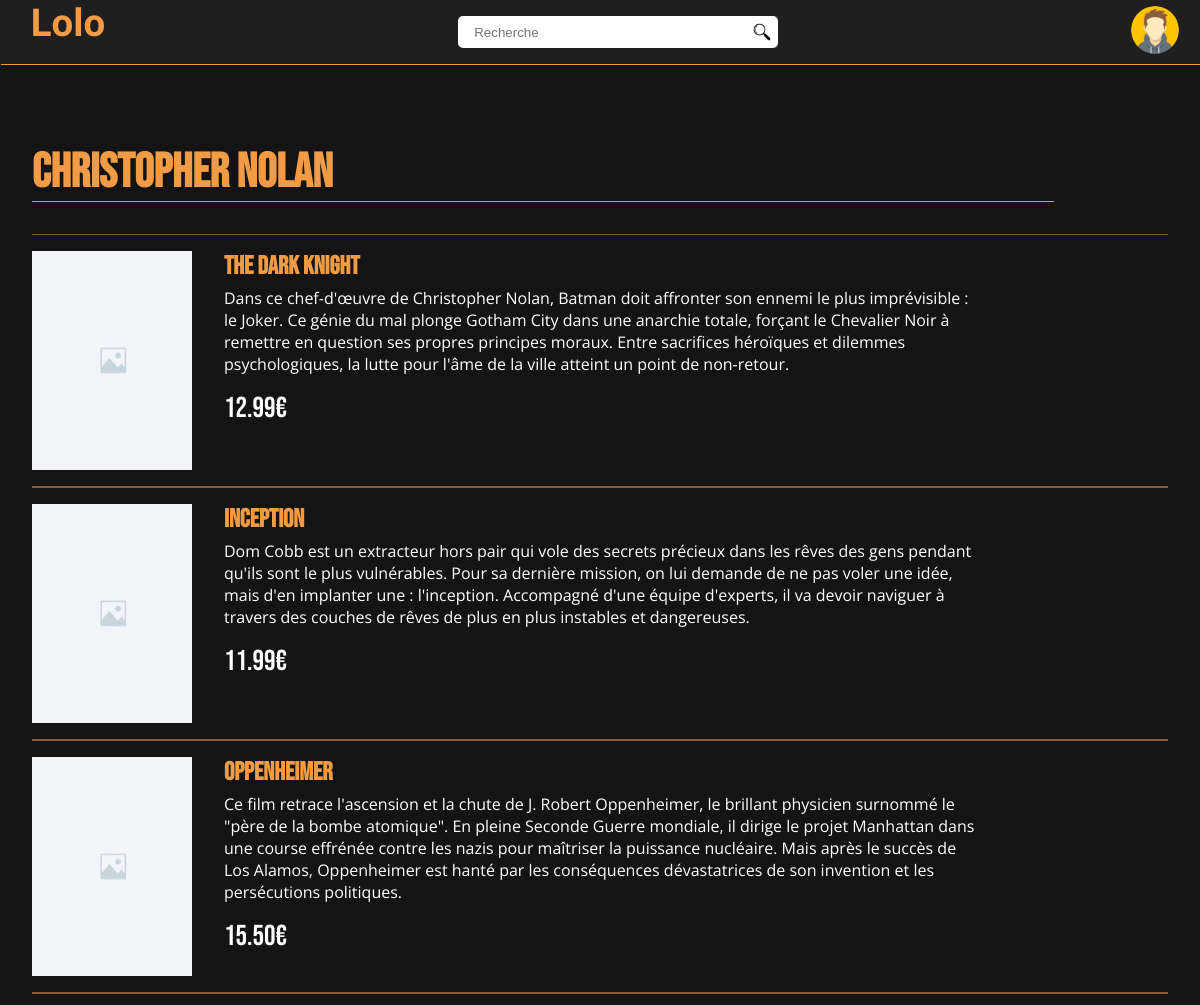
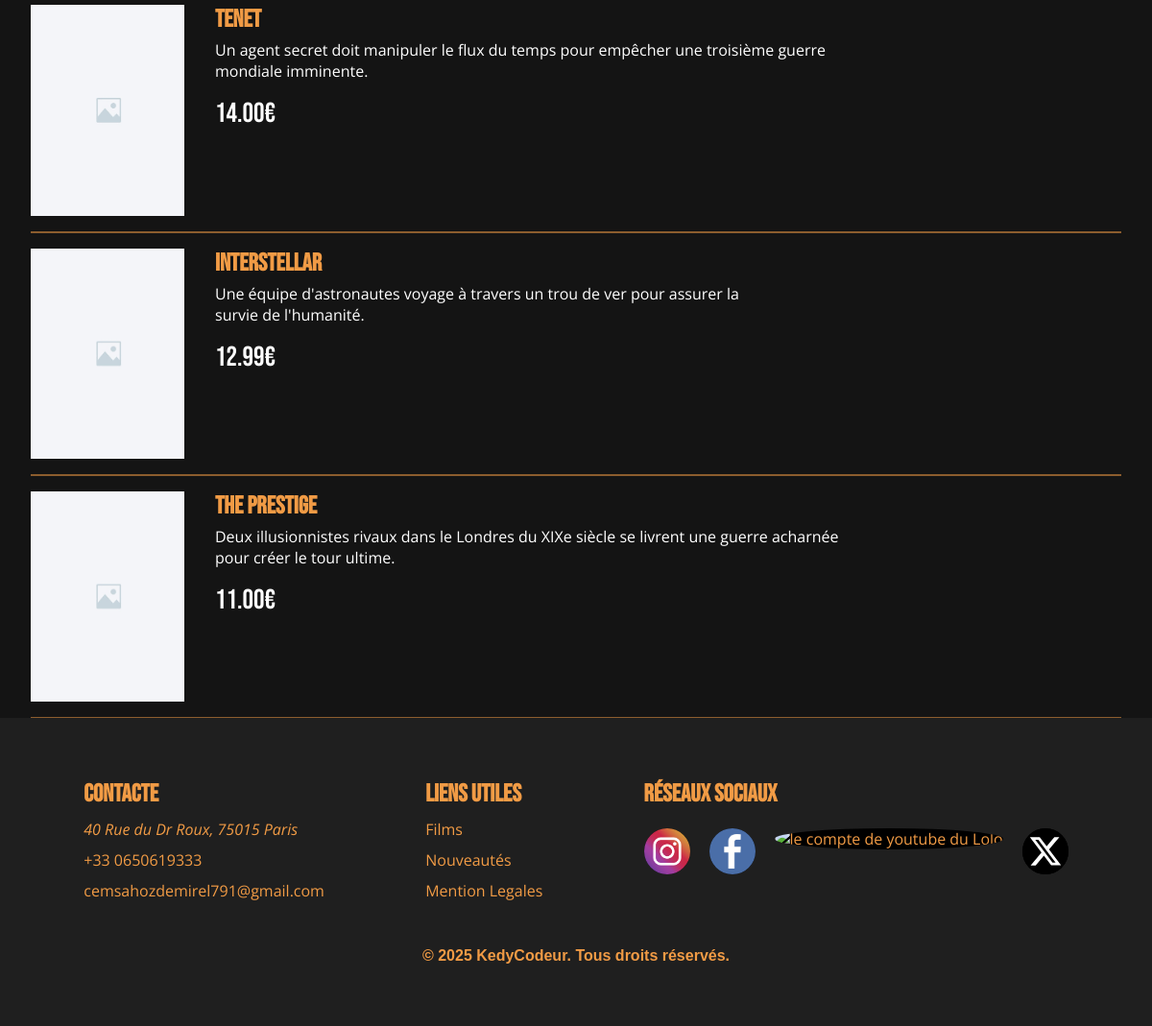
/director.php?id=1, run on the app's committed database (2 pictures, top to bottom).
### tables this page shows
CREATE TABLE IF NOT EXISTS director (
    id INT AUTO_INCREMENT PRIMARY KEY,
    name VARCHAR(255) NOT NULL
);

CREATE TABLE IF NOT EXISTS movies ( 
    id INT AUTO_INCREMENT PRIMARY KEY,
    title VARCHAR(255) NOT NULL,
    img VARCHAR(255) NOT NULL,
    description TEXT NOT NULL,
    price DECIMAL(4,2),
    date_sortie DATE,
    added TIMESTAMP DEFAULT CURRENT_TIMESTAMP
);

### director.php (the view, shortened to what this page needs)
<!DOCTYPE html>
<html lang="fr">
    <head>
        <link rel="stylesheet" href="css/header.css">
        <link rel="stylesheet" href="css/director.css">
        <link rel="stylesheet" href="css/footer.css">
    </head>
<body>
    <?php
    require "./htmlElements/header.php";
    require "./backhand/dbconnection.php";
    if(isset($_GET["id"]) && $_GET["id"]){
        try{
            $director_id = $_GET["id"];
            $query = "SELECT name FROM director WHERE id = ?";
            $stmt = $pdo->prepare($query);
            $stmt->execute([$director_id]);
            $nameDirector = $stmt->fetchColumn();
        }catch(PDOException $a){
            header("Location: ./error404.php");
            exit();
        }
    }else{
       header("Location: ./error404.php");
       exit();
    }
    ?>
    <main class="marginHeader">
        <h2><?php echo htmlspecialchars($nameDirector);?></h2>
        <hr>
        <ul>
            <?php
                    try{
                        $director_id = $_GET["id"];
                        $query = "SELECT movie_id FROM movie_director WHERE director_id = ?";
                        $stmt = $pdo->prepare($query);
                        $stmt->execute([$director_id]);
                        $movies_id = $stmt->fetchAll(PDO::FETCH_COLUMN);
                        $placeholder = implode(",",array_fill(0,count($movies_id),"?"));
                        $query = "SELECT img,title,id,price,description FROM movies WHERE id IN ($placeholder)";
                        $stmt = $pdo->prepare($query);
                        $stmt->execute($movies_id);
                        $movieInfos = $stmt->fetchAll(PDO::FETCH_ASSOC);
                        if($movieInfos){
                            foreach($movieInfos as $movie){
                                $img = $movie["img"];
                                $title = $movie["title"];
                                $id = $movie["id"];
                                $price = $movie["price"];
                                $description = $movie["description"];
                                echo "<li class=\"filmItem\"><img src=\"" . htmlspecialchars($img) . "\" alt=\"" . htmlspecialchars($title) . "\" class=\"filmImageDirector\" onerror=\"this.onerror=null;this.src='./assets/placeholder.png';\"><span><a href=\"./movie.php?id=" . htmlspecialchars($id) . "\" class=\"filmTitle\">" . htmlspecialchars($title) . "</a><p class=\"description\">" . htmlspecialchars($description) . "</p><p class=\"filmPrice\">" . htmlspecialchars($price) . "€</p></span></li>";
                            }
                        }
                        else{
                            header("Location: ./error404.php");
                            exit();
                        }
                    }
                    catch(PDOException $a){
                        header("Location: ./error404.php");
                        exit();
                    }
            ?>
        </ul>
    </main>
    <?php require "./htmlElements/footer.php" ?>
</body>
</html>

### css/header.css (style rules this page uses)
* { margin: 0; padding: 0; box-sizing: border-box; }
:root { --orangey: rgb(241, 155, 69); }
body { width: 100%; overflow-x: hidden; background-color: #141414; }
.marginHeader { margin-top: 4rem; height: fit-content; }

### css/director.css (style rules this page uses)
:root { --orangey: rgb(241, 155, 69); --orangeyLow: rgba(241, 155, 69, 0.546); }
.marginHeader { padding: 5rem 2rem 0 2rem; }
.marginHeader h2 { font-size: 3rem; font-family: "Bebas Neue", sans-serif; color: var(--orangey); }
.marginHeader hr { border: 0; background-color: var(--orangey); height: 1px; width: 90%; margin-bottom: 2rem; }
.filmItem { position: relative; display: flex; gap: 2rem; flex-direction: row; border-top: 0.1px solid var(--orangeyLow); border-bottom: 0.1px solid var(--orangeyLow); padding: 1rem 0; }
.filmImageDirector { width: 10rem; height: 100%; object-position: center; object-fit: cover; }
.filmItem span { display: flex; flex-direction: column; }
.filmTitle { font-size: 1.6rem; font-weight: 700; margin-bottom: 5px; color: var(--orangey); font-family: "Bebas Neue", sans-serif; text-decoration: none; }
.filmPrice { font-size: 1.8rem; color: white; font-family: "Bebas Neue", sans-serif; }
.description { font-size: 1rem; color: white; font-family: "Open Sans", sans-serif; margin-bottom: 1rem; width: 80%; }

### css/footer.css (style rules this page uses)
:root { --orangey: rgb(241, 155, 69); }

### data on the page
director: name "Christopher Nolan"
movies: title "The Dark Knight", description "Dans ce chef-d'œuvre de Christopher Nolan, Batman doit affronter son ennemi le plus imprévisible : le Joker. Ce génie du mal plonge Gotham City dans une anarchie totale, forçant le Chevalier Noir à remettre en question ses propres principes moraux. Entre sacrifices héroïques et dilemmes psychologiques, la lutte pour l'âme de la ville atteint un point de non-retour.", price "12.99"
movies: title "Inception", description "Dom Cobb est un extracteur hors pair qui vole des secrets précieux dans les rêves des gens pendant qu'ils sont le plus vulnérables. Pour sa dernière mission, on lui demande de ne pas voler une idée, mais d'en implanter une : l'inception. Accompagné d'une équipe d'experts, il va devoir naviguer à travers des couches de rêves de plus en plus instables et dangereuses.", price "11.99"
movies: title "Oppenheimer", description "Ce film retrace l'ascension et la chute de J. Robert Oppenheimer, le brillant physicien surnommé le \"père de la bombe atomique\". En pleine Seconde Guerre mondiale, il dirige le projet Manhattan dans une course effrénée contre les nazis pour maîtriser la puissance nucléaire. Mais après le succès de Los Alamos, Oppenheimer est hanté par les conséquences dévastatrices de son invention et les persécutions politiques.", price "15.50"
movies: title "Tenet", description "Un agent secret doit manipuler le flux du temps pour empêcher une troisième guerre mondiale imminente.", price "14.00"
movies: title "Interstellar", description "Une équipe d'astronautes voyage à travers un trou de ver pour assurer la survie de l'humanité.", price "12.99"
movies: title "The Prestige", description "Deux illusionnistes rivaux dans le Londres du XIXe siècle se livrent une guerre acharnée pour créer le tour ultime.", price "11.00"
